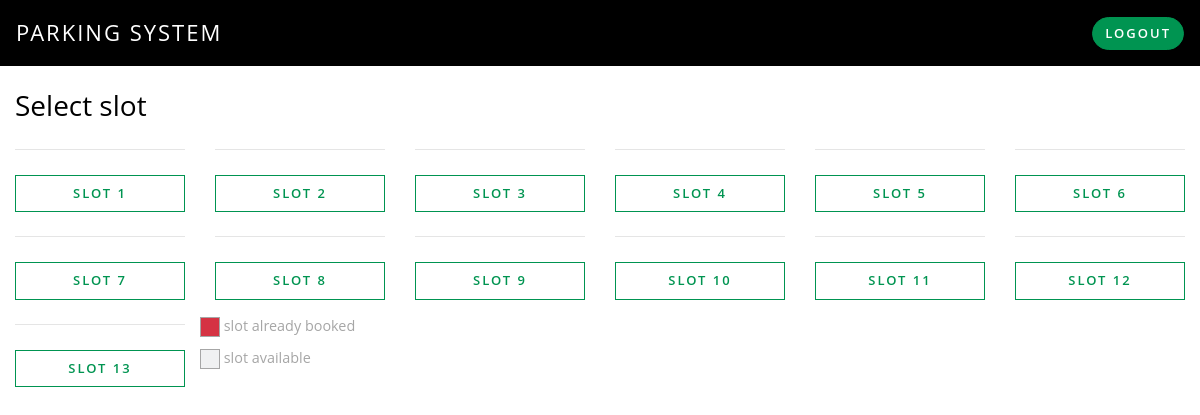
The app's page /book_slot2.php?user_id=5 (signed in) with its own data.
### tables this page shows
CREATE TABLE `slot_master` (
  `slot_id` int(2) NOT NULL,
  `slot_no` varchar(3) NOT NULL,
  `slot_status` int(2) NOT NULL
);

### book_slot2.php (the view, shortened to what this page needs)
<?php
include('include/connect.php');
$user_id = $_GET['user_id'];
$start_time = $_POST['start_time'];
$no_of_hr = $_POST['no_of_hr'];
$exit_time = date('H:i', strtotime($start_time . '+ ' . $no_of_hr . ' hour'));
?>
<!DOCTYPE html>
<html lang="en">
<head>
    <link href="assets/css/bootstrap.css" rel="stylesheet" />
    <link href="assets/css/style.css" rel="stylesheet" />
</head>
<body>
    <?php include('header_user.php'); ?>
    <div class="container">
        <h3>Select slot</h3>
        <div class="row">
            <?php
            $sql_slot = "SELECT * FROM slot_master";
            $result_slot = mysqli_query($conn, $sql_slot);
            while ($data = mysqli_fetch_array($result_slot)) {
                if ($data['slot_status'] == 0) {
            ?>
                    <div class="col-lg-2">
                        <hr>
                        <a type=" button" class="btn btn-outline-primary btn-lg btn-block" href="source/confirm_slot.php?slot_id=<?php echo $data['slot_id']; ?>&&user_id=<?php echo $user_id; ?>">Slot
                            <?php echo $data['slot_id']; ?>
                        </a>
                    </div>
                    <?php } else if ($data['slot_status'] == 1) {
                    $sql_time = "SELECT * FROM parking_details";
                    $result_time = mysqli_query($conn, $sql_time);
                    $row_time = mysqli_fetch_assoc($result_time);
                    if (($start_time < $row_time['start_time'] && $exit_time <= $row_time['start_time']) ||
                        ($start_time >= $row_time['exit_time'] && $exit_time > $row_time['exit_time'])
                    ) {
                    ?>
                        <div class="col-lg-2">
                            <hr>
                            <a type=" button" class="btn btn-outline-primary btn-lg btn-block" href="source/confirm_slot.php?slot_id=<?php echo $data['slot_id']; ?>&&user_id=<?php echo $user_id; ?>">Slot
                                <?php echo $data['slot_id']; ?>
                            </a>
                        </div>
            <?php  }
                }
            } ?>
            <br>
            <p>
                <small>
                    <img src="images/icon/red_block.png" height="20px" width="20px" style="border:1px solid;">
                    slot already booked<br>
                    <img src=" images/icon/white_block.png" height="20px" width="20px" style="border:1px solid;">
                    slot available
                </small>
            </p>
        </div>
    </div>
</body>
</html>

### book_slot2.php (style rules this page uses)
.btn { border-radius: 0; }
.btn-outline-primary, .btn-danger { margin-top: 25px; margin-bottom: 8px; }
.container { padding-top: 20px; }
body { background-image: url('images/wall.jpg'); position: auto; background-repeat: no-repeat; background-attachment: fixed; background-size: cover; }

### header_user.php (style rules this page uses)
.btn { border-radius: 0px; }

### records on screen
slot_master: slot_id "1"
slot_master: slot_id "2"
slot_master: slot_id "3"
slot_master: slot_id "4"
slot_master: slot_id "5"
slot_master: slot_id "6"
slot_master: slot_id "7"
slot_master: slot_id "8"
slot_master: slot_id "9"
slot_master: slot_id "10"
slot_master: slot_id "11"
slot_master: slot_id "12"
slot_master: slot_id "13"
